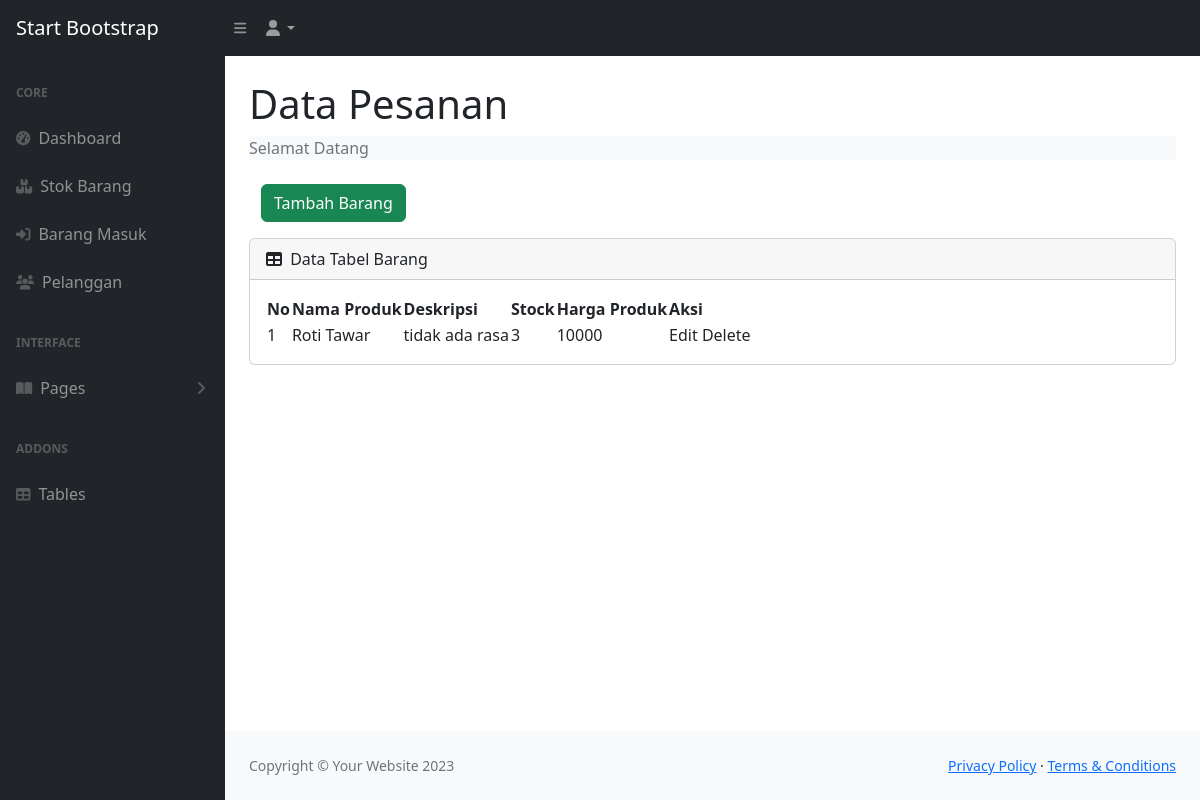
Before: /stock.php with the older database file.
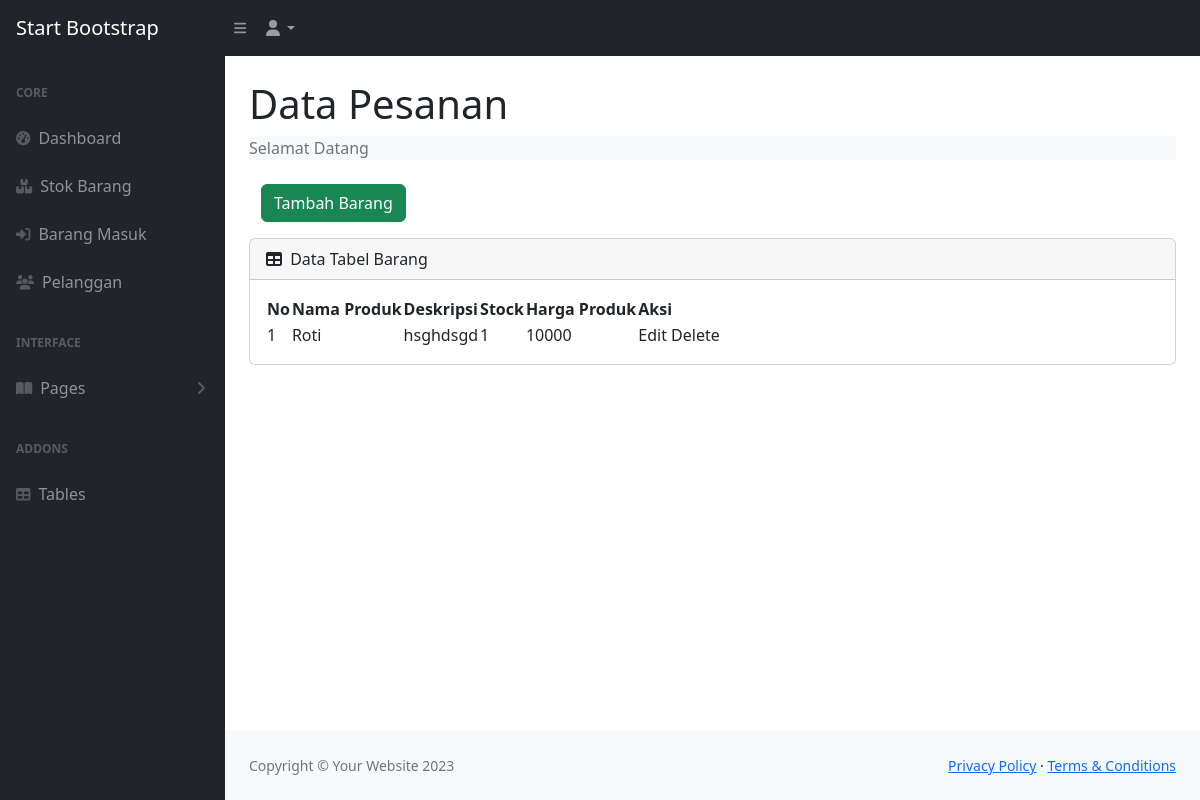
After: the same page with the newer database file.
### tables this page shows
CREATE TABLE `produk` (
  `idproduk` int(11) NOT NULL,
  `nama_produk` varchar(50) NOT NULL,
  `deskripsi` varchar(50) NOT NULL,
  `harga` int(11) DEFAULT NULL,
  `stok` int(11) DEFAULT NULL
);

### stock.php (the view, shortened to what the changed rows need)
<?php
  require 'function.php';
?>
<!DOCTYPE html>
<html lang="en">
  <head>
    <link
      href="https://cdn.jsdelivr.net/npm/simple-datatables@7.1.2/dist/style.min.css"
      rel="stylesheet"
    />
    <link href="css/index.css" rel="stylesheet" />
  </head>
  <body class="sb-nav-fixed">
    <div id="layoutSidenav">
      <div id="layoutSidenav_content">
        <main>
          <div class="container-fluid px-4">
            <h1 class="mt-4">Data Pesanan</h1>
            <div class="card mb-4">
              <div class="card-body">
                <table id="datatablesSimple">
                  <thead>
                    <tr>
                      <th>No</th>
                      <th>Nama Produk</th>
                      <th>Deskripsi</th>
                      <th>Stock</th>
                      <th>Harga Produk</th>
                      <th>Aksi</th>
                    </tr>
                  </thead>
                  <tbody>
                  <?php
                    $get = mysqli_query($con, 'SELECT * FROM produk');
                    $i = 1;
                    while($p = mysqli_fetch_array($get)){
                    $namaproduk = $p['nama_produk'];
                    $deskripsi = $p['deskripsi'];
                    $stok = $p['stok'];
                    $harga = $p['harga'];
                  ?>
                    <tr>
                      <td><?=$i++;?></td>
                      <td><?=$namaproduk;?></td>
                      <td><?=$deskripsi;?></td>
                      <td><?=$stok;?></td>
                      <td><?=$harga;?></td>
                      <td>Edit Delete</td>
                    </tr>
                  <?php
                    };
                  ?>
                </tbody>
                </table>
              </div>
            </div>
          </div>
        </main>
      </div>
    </div>
  </body>
</html>

Changed rows visible on the page:
changed produk: nama_produk "Roti Tawar" → "Roti"; deskripsi "tidak ada rasa" → "hsghdsgd"; stok "3" → "1"
